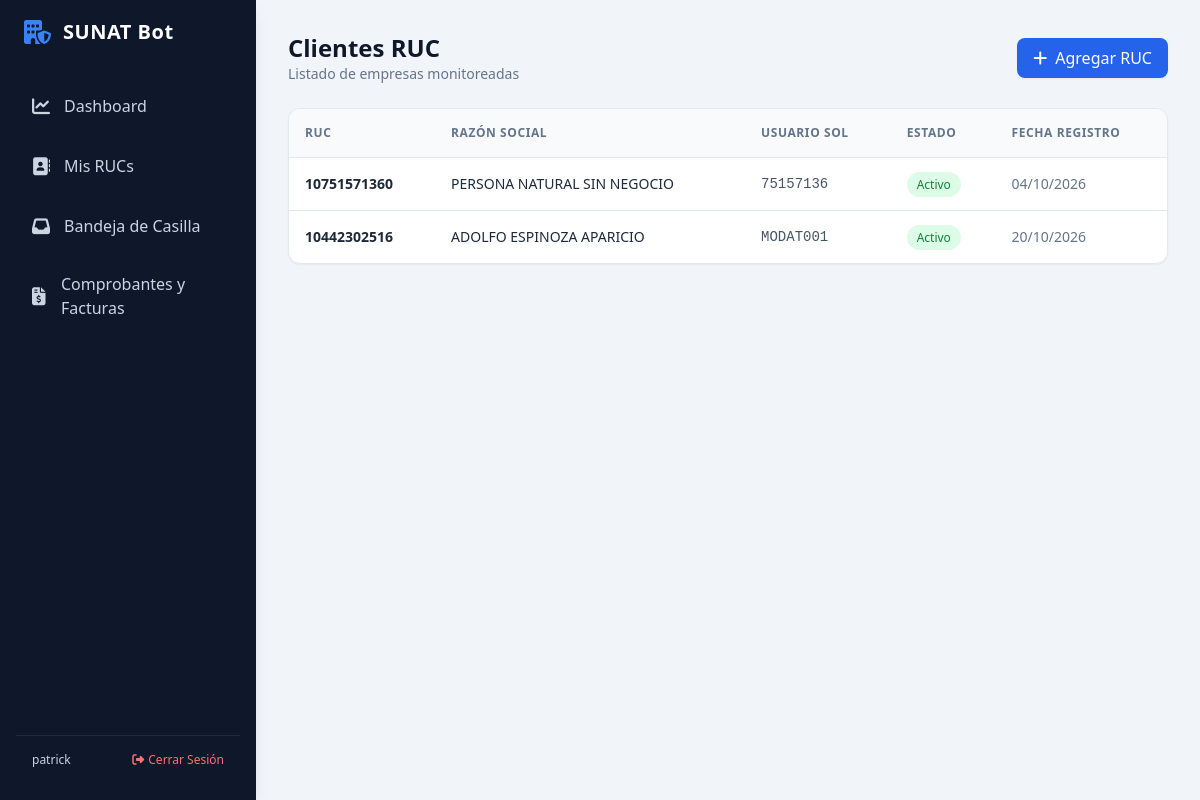
The app's page /rucs/ (signed in) with its own data.
### clientes/models.py (models this page shows, shortened)
class ClienteRuc(models.Model):
    estudio = models.ForeignKey(PerfilEstudio, on_delete=models.CASCADE, related_name='rucs')
    razon_social = models.CharField(max_length=200)
    ruc = models.CharField(max_length=11)
    dni_representante = models.CharField(max_length=15, blank=True, null=True)
    usuario_sol = models.CharField(max_length=50)
    _clave_sol = models.CharField(max_length=255, db_column='clave_sol')
    activo = models.BooleanField(default=True)
    fecha_registro = models.DateTimeField(auto_now_add=True)
    @property
    def clave_sol(self):
        return desencriptar_texto(self._clave_sol)
    @clave_sol.setter
    def clave_sol(self, raw_password):
        self._clave_sol = encriptar_texto(raw_password)

### clientes/views.py (the view)
# urls.py: path('rucs/', views.lista_rucs_view, name='lista_rucs'),
@login_required
def lista_rucs_view(request):
    estudio, _ = PerfilEstudio.objects.get_or_create(usuario=request.user)
    rucs = ClienteRuc.objects.filter(estudio=estudio)
    return render(request, 'lista_rucs.html', {'rucs': rucs})

### templates/lista_rucs.html (shortened to what this page needs)
{% extends 'base.html' %}
{% block content %}
<div class="max-w-7xl mx-auto space-y-6">
    <div class="flex justify-between items-center">
        <div>
            <h1 class="text-2xl font-bold text-slate-900">Clientes RUC</h1>
            <p class="text-sm text-slate-500">Listado de empresas monitoreadas</p>
        </div>
        <a href="{% url 'crear_ruc' %}" class="bg-blue-600 hover:bg-blue-700 text-white font-medium px-4 py-2 rounded-lg shadow-sm transition">
            <i class="fa-solid fa-plus mr-2"></i>Agregar RUC
        </a>
    </div>
    <div class="bg-white rounded-xl shadow-sm border border-slate-200 overflow-hidden">
        <table class="w-full text-left border-collapse">
            <thead class="bg-slate-50 border-b border-slate-200 text-xs text-slate-500 uppercase tracking-wider">
                <tr>
                    <th class="p-4">RUC</th>
                    <th class="p-4">Razón Social</th>
                    <th class="p-4">Usuario SOL</th>
                    <th class="p-4">Estado</th>
                    <th class="p-4">Fecha Registro</th>
                </tr>
            </thead>
            <tbody class="divide-y divide-slate-200 text-sm">
                {% for ruc in rucs %}
                <tr class="hover:bg-slate-50">
                    <td class="p-4 font-semibold text-slate-800">{{ ruc.ruc }}</td>
                    <td class="p-4">{{ ruc.razon_social }}</td>
                    <td class="p-4 font-mono text-slate-600">{{ ruc.usuario_sol }}</td>
                    <td class="p-4">
                        {% if ruc.activo %}
                        <span class="bg-green-100 text-green-700 text-xs px-2.5 py-1 rounded-full font-medium">Activo</span>
                        {% else %}
                        <span class="bg-red-100 text-red-700 text-xs px-2.5 py-1 rounded-full font-medium">Inactivo</span>
                        {% endif %}
                    </td>
                    <td class="p-4 text-slate-500">{{ ruc.fecha_registro|date:"d/m/Y" }}</td>
                </tr>
                {% empty %}
                <tr>
                    <td colspan="5" class="p-8 text-center text-slate-400">
                        No hay RUCs registrados aún. Registra uno desde el panel de administración.
                    </td>
                </tr>
                {% endfor %}
            </tbody>
        </table>
    </div>
</div>
{% endblock %}

### templates/base.html (shortened to what this page needs)
<!DOCTYPE html>
<html lang="es">
<head>
    <script src="https://cdn.tailwindcss.com"></script>
    <link rel="stylesheet" href="https://cdnjs.cloudflare.com/ajax/libs/font-awesome/6.4.0/css/all.min.css">
</head>
<body class="bg-slate-100 font-sans antialiased text-slate-800 flex h-screen overflow-hidden">
    <aside class="w-64 bg-slate-900 text-white flex flex-col justify-between p-4 shadow-lg">
        <div>
            <div class="flex items-center space-x-3 mb-8 px-2">
                <i class="fa-solid fa-building-shield text-blue-500 text-2xl"></i>
                <span class="font-bold text-xl tracking-wide">SUNAT Bot</span>
            </div>
            <nav class="space-y-2">
               <a href="{% url 'dashboard' %}" class="flex items-center space-x-3 px-4 py-3 rounded-lg hover:bg-slate-800 transition text-slate-300 hover:text-white">
                   <i class="fa-solid fa-chart-line text-lg w-5"></i>
                   <span>Dashboard</span>
               </a>
               <a href="{% url 'lista_rucs' %}" class="flex items-center space-x-3 px-4 py-3 rounded-lg hover:bg-slate-800 transition text-slate-300 hover:text-white">
                   <i class="fa-solid fa-address-book text-lg w-5"></i>
                   <span>Mis RUCs</span>
               </a>
               <a href="{% url 'bandeja_casilla' %}" class="flex items-center space-x-3 px-4 py-3 rounded-lg hover:bg-slate-800 transition text-slate-300 hover:text-white">
                   <i class="fa-solid fa-inbox text-lg w-5"></i>
                   <span>Bandeja de Casilla</span>
               </a>
               <a href="{% url 'lista_comprobantes' %}" class="flex items-center space-x-3 px-4 py-3 rounded-lg hover:bg-slate-800 transition text-slate-300 hover:text-white">
                   <i class="fa-solid fa-file-invoice-dollar text-lg w-5"></i>
                   <span>Comprobantes y Facturas</span>
               </a>
            </nav>
        </div>
        <div class="p-4 border-t border-slate-700/50 flex items-center justify-between text-xs text-slate-400">
            <span class="font-medium text-slate-300">{{ request.user.username }}</span>
            <a href="{% url 'logout' %}" class="text-red-400 hover:text-red-300 transition font-medium flex items-center gap-1">
                <i class="fa-solid fa-right-from-bracket"></i>
                Cerrar Sesión
            </a>
        </div>
    </aside>
    <main class="flex-1 overflow-y-auto p-8">
        {% block content %}
        {% endblock %}
    </main>
</body>
</html>

### records on screen
ClienteRuc: ruc "10751571360", razon_social "PERSONA NATURAL SIN NEGOCIO", usuario_sol "75157136", activo "Activo", fecha_registro "04/10/2026"
ClienteRuc: ruc "10442302516", razon_social "ADOLFO ESPINOZA APARICIO", usuario_sol "MODAT001", activo "Activo", fecha_registro "20/10/2026"

### other values on screen
{{ request.user.username }} "patrick"
